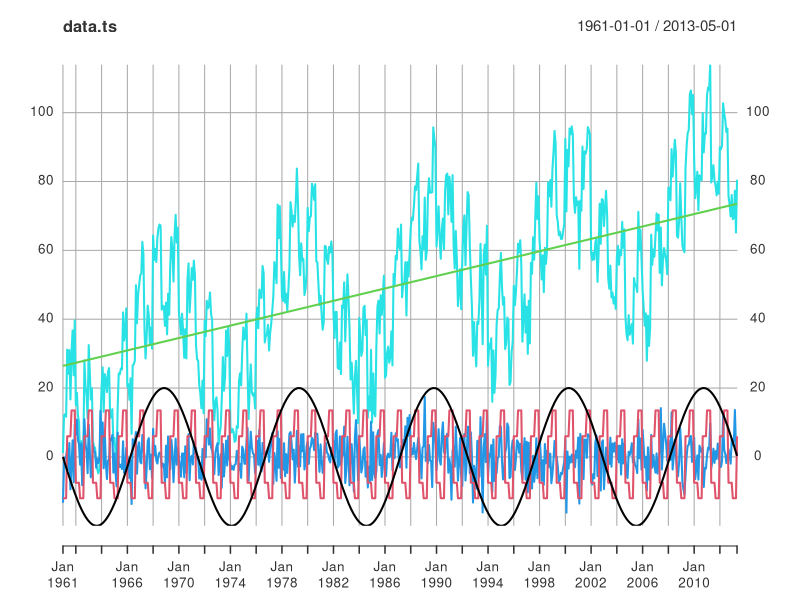
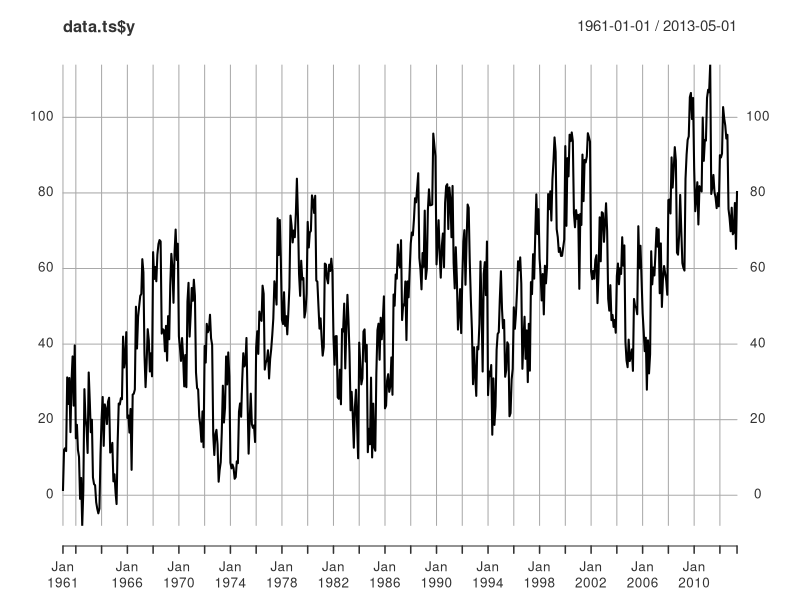

Here is the R script that generated these plots, in order: (Note: this script raises an error after producing the figures.)
library(xts)
library(dplyr)
library(lubridate)

# Define time-period
t <- seq(from=-5*pi, to=5*pi, by = 0.05)

#--- Generate Cycle
y.c <- sin(t) * 20

#--- Generate Trend
y.t <- 50 + 1.5*t

#--- Generate Seasonality
y.s <- rep( rep(1.5*c(-8, 4, 9, -5), each=4),  times=ceiling(length(t)/16))[seq(length(t))]

#--- Generate Residuals
y.r <- 5*rnorm(length(t))

#--- Artificial Data 
data.ts <- data.frame(y.c, y.s, y.t, y.r)
data.ts$y <- apply(data.ts, 1, sum)

ts.index <- dmy(
 paste0(
  rep(1, times=length(t)), "/", 
  rep(1:12, times=ceiling(length(t)/12))[seq(length(t))], "/", 
  rep( (2014-ceiling(length(t)/12))  : 2015, each=12)[seq(length(t))] ) 
)

rownames(data.ts) <- ts.index
data.ts <- as.xts(data.ts)

plot(data.ts)
plot(data.ts$y)

# Constant seasonality:
data.ts$quarter <- ifelse(
 month(index(data.ts)) <= 3, 1, 
  ifelse( month(index(data.ts)) <= 6, 2, 
   ifelse( month(index(data.ts)) <= 9, 3, 4)  
  )
 )

grand.mean <- mean(data.ts$y)

season.effect <- data.ts %>% as.data.frame() %>%
 group_by(quarter) %>%
 summarise(
  value  = mean(y), 
  effect = mean(y) - grand.mean)

head(data.ts)













#------	DEV	----------
y = ts(x$Used, start=c(2011, yday("2011-11-01")), frequency=365)


